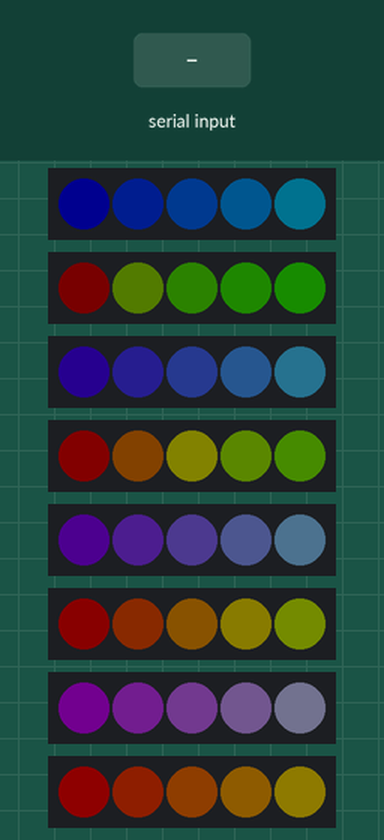
Recording of a sketch running on a simulated Arduino Uno, built for the host (arithmetic inside an expression is 32-bit, double 64-bit). Shown: 8 × 5 RGB LEDs in strip order, left to right. Inputs (shaded band) come from the test bench. Dim RGB values are drawn brighter than linear; what the sketch prints to the serial monitor is not drawn.

Above: at 1.2 s.
1.3 s: "90,45\n" received over Serial
At 1.32 s:
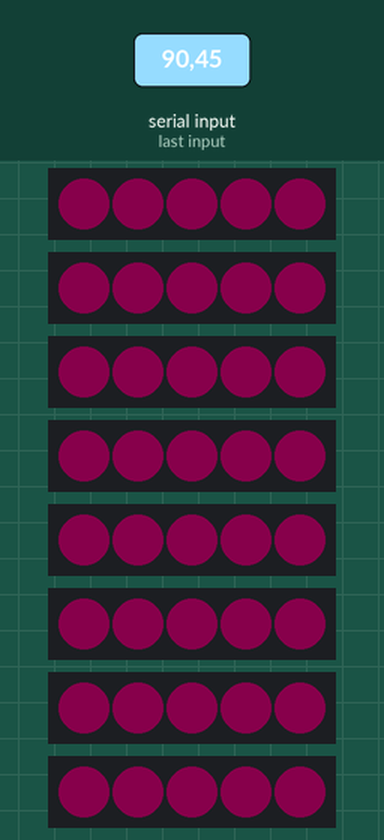
2.8 s: "30,150\n" received over Serial
At 4.0 s:
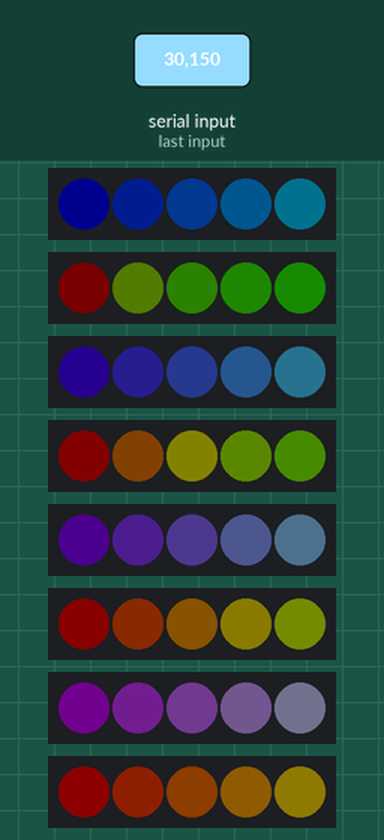
4.3 s: "0\n" received over Serial
At 4.9 s:
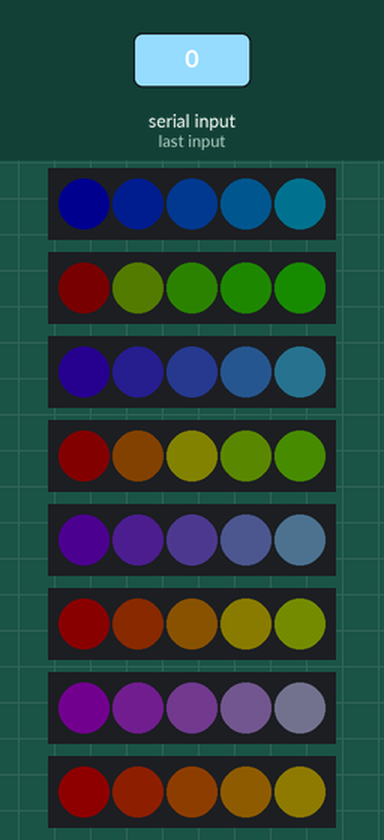
5.8 s: "5\n" received over Serial
At 6.3 s:
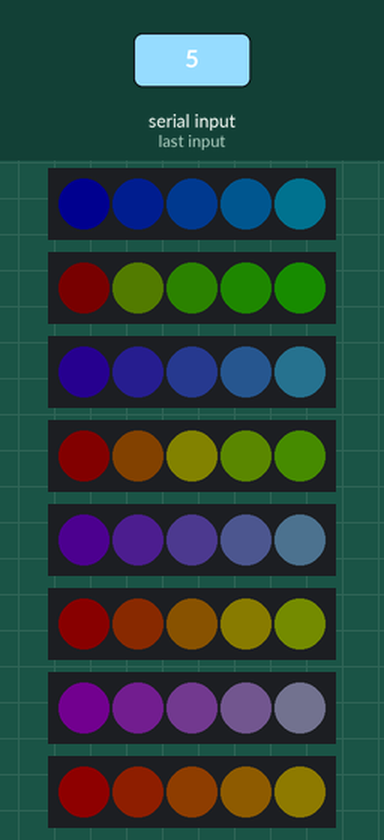
Timing chart, 0 to 8.3 s (numbered marks = the images above; inputs shaded):
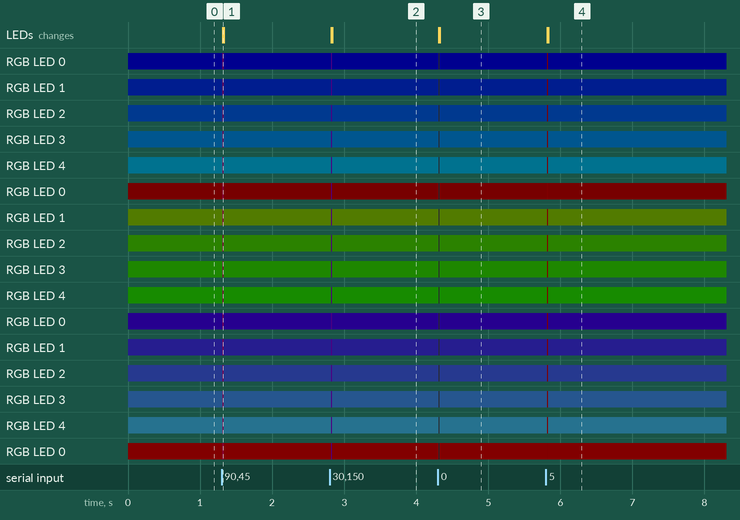

Measured:
- after the input at 1.3 s, RGB LED 0: RGB(0, 0, 15) → RGB(9, 0, 5) at once, → RGB(0, 0, 15) 0.02 s later; RGB LED 1: RGB(0, 3, 15) → RGB(9, 0, 5) at once, → RGB(0, 3, 15) 0.02 s later
- after the input at 2.8 s, RGB LED 0: RGB(0, 0, 15) → RGB(3, 0, 5) at once, → RGB(0, 0, 15) 0.02 s later; RGB LED 1: RGB(0, 3, 15) → RGB(3, 0, 5) at once, → RGB(0, 3, 15) 0.02 s later
- after the input at 4.3 s, RGB LED 0: RGB(0, 0, 15) → off at once, → RGB(0, 0, 15) 0.02 s later; RGB LED 1: RGB(0, 3, 15) → off at once, → RGB(0, 3, 15) 0.02 s later
- after the input at 5.8 s, RGB LED 0: RGB(0, 0, 15) → RGB(5, 0, 0) at once, → RGB(0, 0, 15) 0.02 s later; RGB LED 1: RGB(0, 3, 15) → RGB(5, 0, 0) at once, → RGB(0, 3, 15) 0.02 s later

The sketch:

SerialCallResponseASCII.ino
```cpp
#include <Adafruit_NeoPixel.h>

#define LED_PER_LEG 5
#define NUM_STRIPS 8
#define BYTES_PER_COLOR 6

Adafruit_NeoPixel strips[] =  {
  Adafruit_NeoPixel(LED_PER_LEG, 9, NEO_GRB + NEO_KHZ800),
  Adafruit_NeoPixel(LED_PER_LEG, 10 , NEO_GRB + NEO_KHZ800),
  Adafruit_NeoPixel(LED_PER_LEG, 2, NEO_GRB + NEO_KHZ800),
  Adafruit_NeoPixel(LED_PER_LEG, 3, NEO_GRB + NEO_KHZ800),
  Adafruit_NeoPixel(LED_PER_LEG, 4, NEO_GRB + NEO_KHZ800),
  Adafruit_NeoPixel(LED_PER_LEG, 5, NEO_GRB + NEO_KHZ800),
  Adafruit_NeoPixel(LED_PER_LEG, 6, NEO_GRB + NEO_KHZ800),
  Adafruit_NeoPixel(LED_PER_LEG, 7, NEO_GRB + NEO_KHZ800)
};


String inputString;
bool stringComplete = false;

void setup() {
  for (int i = 0; i < NUM_STRIPS; i++)
  {
    strips[i].begin();
  }


  // start serial port at 9600 bps and wait for port to open:
  Serial.begin(9600);
  while (!Serial) {
    ; // wait for serial port to connect. Needed for native USB port only
  }
  Serial.write('X');
}

void serialEvent() {
  while (Serial.available()) {
    // get the new byte:
    char inChar = (char)Serial.read();


    inputString += inChar;


    if (inChar == '\n') {
      stringComplete = true;
      Serial.write('X');
      break;
    }
  }
}

void loop() {
  // print the string when a newline arrives:
  if (stringComplete) {
    String thisColor = inputString.substring(0, BYTES_PER_COLOR);
    int id = 0;
    for(int leg = 0; leg < NUM_STRIPS; leg++)
    {
      for(int pixel = 0; pixel < LED_PER_LEG; pixel++)
      {
            SetPixel(leg, pixel, thisColor);
      }
    }

    /*
    for(int i = 0; i < inputString.length(); i += BYTES_PER_COLOR)
        {
          SetPixel(id / NUM_STRIPS , id % LED_PER_LEG, );
          id++;
        }
      */

    inputString = "";
    stringComplete = false;

  }
  else
  {

    DrawTestPattern();
  }

  for(int i = 0; i < NUM_STRIPS; i++)
    strips[i].show();

  delay(16);
}

void DrawTestPattern()
{
    for(int leg = 0; leg < NUM_STRIPS; leg++)
    {
      for(int pixel = 0; pixel < LED_PER_LEG; pixel++)
      {
        char str[6];
        sprintf(str,"%x0%x0%s", leg * 2, pixel*3, leg % 2 == 0 ? "ff" : "00");

        String col = str;
        SetPixel(leg, pixel, col);
      }
    }
}

int StrToHex(String str)
{
  char charBuf[2];
  str.toCharArray(charBuf, 2);
  return (int) strtol(charBuf, 0, 16);
}

void SetPixel(int leg, int balloon, String hexValue)
{
  int r = StrToHex(hexValue.substring(0,2));
  int g = StrToHex(hexValue.substring(2,4));
  int b = StrToHex(hexValue.substring(4,6));
  strips[leg].setPixelColor(balloon, r, g, b);
}
```
